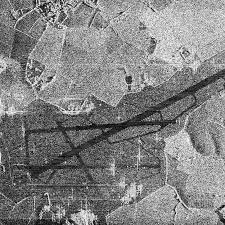
#> input picture Practice_3/sar_3.jpg, 225 x 225 px
$ jupyter execute DE_IP_2024_Task_3.ipynb
#> lines starting #> are read from the running program, lines starting #| are printed output that depends on the picture; after the words box and inside, x2 and y2 are one past the last pixel; in counts of white or black regions, pixels touching at a corner belong together
[cell 1]
#Импорты и функции

import numpy as np
import cv2
import matplotlib.pyplot as plt
import math
from copy import deepcopy

# Функция для обрезки линии в границы изображения
def clip_line_to_image(pt1, pt2, img_shape):
    h, w = img_shape[:2]
    ret, clipped_pt1, clipped_pt2 = cv2.clipLine((0, 0, w, h), pt1, pt2)
    if ret:
        return clipped_pt1, clipped_pt2
    else:
        return pt1, pt2

[cell 2]
# Загрузка изображения и предобработка
image = cv2.imread('sar_3.jpg')
#> image is the input picture: shape (225, 225, 3); min 0, max 255, mean 130.6
image_gray = cv2.cvtColor(image, cv2.COLOR_BGR2GRAY)

# Размытие для снижения шума
blurred = cv2.GaussianBlur(image_gray, (7, 7), 0)

plt.figure(figsize=(6,6))
plt.imshow(blurred, cmap='gray')
plt.title("Исходное изображение с небольшим шумом")
plt.axis('off')
plt.show()

[cell 3]
# бинаризация

plt.figure(figsize=(18, 5))

# 1. Точечная бинаризация
T_value = 80
binary_manual = deepcopy(blurred)
binary_manual[blurred < T_value] = 0
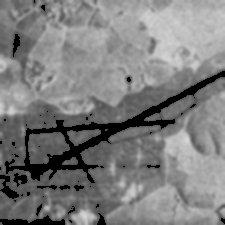
#> binary_manual: shape (225, 225); min 0, max 217, mean 125.3
binary_manual[blurred >= T_value] = 255
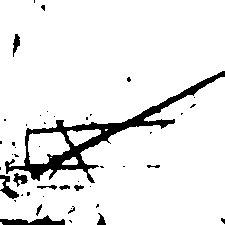
#> binary_manual: shape (225, 225); 91.7% white; 46 black regions (34 under 20 px), largest, box (x1, y1, x2, y2) and area: (5, 71, 225, 183) 3064, (0, 215, 65, 225) 345, (0, 175, 19, 199) 189
plt.subplot(1,4,1)
plt.imshow(binary_manual, cmap='gray')
plt.title(f"Точечная бинаризация (T={T_value})")
plt.axis('off')

# 2. Бинаризация по Отсу
_, binary_otsu = cv2.threshold(blurred, 0, 255, cv2.THRESH_BINARY_INV + cv2.THRESH_OTSU)
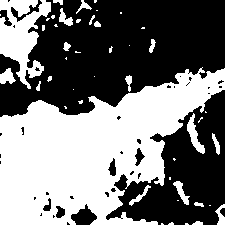
#> binary_otsu: shape (225, 225); 46.4% white; 47 white regions (27 under 20 px), largest, box (x1, y1, x2, y2) and area: (0, 67, 225, 225) 19494, (0, 0, 51, 89) 2358, (187, 113, 205, 154) 277
plt.subplot(1,4,2)
plt.imshow(binary_otsu, cmap='gray')
plt.title("Метод Отсу")
plt.axis('off')

# 3. Адаптивная бинаризация
binary_adaptive = cv2.adaptiveThreshold(
    blurred, 255, cv2.ADAPTIVE_THRESH_GAUSSIAN_C,
    cv2.THRESH_BINARY_INV, 51, 10
)
#> binary_adaptive: shape (225, 225); 23.4% white; 179 white regions (109 under 20 px), largest, box (x1, y1, x2, y2) and area: (0, 69, 225, 196) 3618, (129, 140, 165, 207) 571, (10, 32, 37, 90) 557
plt.subplot(1,4,3)
plt.imshow(binary_adaptive, cmap='gray')
plt.title("Адаптивная бинаризация")
plt.axis('off')

# 4. Финальный выбор: адаптивная бинаризация + морфология
kernel = np.ones((3,3), np.uint8)
binary_clean = cv2.morphologyEx(binary_adaptive, cv2.MORPH_OPEN, kernel)
#> binary_clean: shape (225, 225); 20.5% white; 126 white regions (47 under 20 px), largest, box (x1, y1, x2, y2) and area: (25, 69, 225, 178) 2403, (11, 32, 36, 89) 549, (89, 200, 121, 225) 366
binary_clean = cv2.morphologyEx(binary_clean, cv2.MORPH_CLOSE, kernel)
#> binary_clean: shape (225, 225); 20.9% white; 106 white regions (38 under 20 px), largest, box (x1, y1, x2, y2) and area: (0, 69, 225, 178) 3306, (11, 32, 36, 89) 567, (89, 200, 121, 225) 370
plt.subplot(1,4,4)
plt.imshow(binary_clean, cmap='gray')
plt.title("После морфологической очистки")
plt.axis('off')

plt.tight_layout()
plt.show()

[cell 4]
# Детекция границ и преобразование Хафа

edges = cv2.Canny(binary_clean, 50, 150)
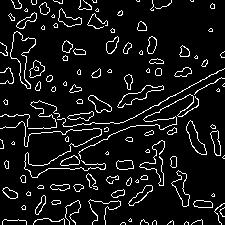
#> edges: shape (225, 225); 8.4% white in thin lines or dots

# HoughLines (классический)
lines_basic = cv2.HoughLines(edges, 1, np.pi/180, 120)
#> lines_basic = [[165, 1.08]]

# HoughLinesP (вероятностный)
lines_prob = cv2.HoughLinesP(edges, 1, np.pi/180, threshold=50, minLineLength=50, maxLineGap=20)
#> lines_prob = [[20, 177, 224, 68], [4, 192, 221, 77], [25, 134, 192, 122], [25, 128, 120, 122], [25, 85, 25, 9], [114, 123, 218, 132], [48, 168, 161, 168], [3, 220, 221, 224]]

# Визуализация всех линий и поиск самой длинной
image_hough = cv2.cvtColor(image_gray, cv2.COLOR_GRAY2BGR)
max_length_basic = 0
longest_line_basic = None

if lines_basic is not None:
    for i in range(len(lines_basic)):
        rho, theta = lines_basic[i][0]
        a = math.cos(theta)
        b = math.sin(theta)
        x0 = a*rho
        y0 = b*rho
        pt1 = (int(x0 + 1000*(-b)), int(y0 + 1000*(a)))
        pt2 = (int(x0 - 1000*(-b)), int(y0 - 1000*(a)))
        pt1, pt2 = clip_line_to_image(pt1, pt2, image.shape)
        length = np.sqrt((pt2[0]-pt1[0])**2 + (pt2[1]-pt1[1])**2)
        if length > max_length_basic:
            max_length_basic = length
            longest_line_basic = (pt1, pt2)
        cv2.line(image_hough, pt1, pt2, (0,255,0), 1)
#> this loop made 1 pass
#> (rho, theta, a, b, x0, y0, h in clip_line_to_image, w in clip_line_to_image) on pass 1: (165, 1.08, 0.469, 0.883, 77.46, 145.7, 225, 225)
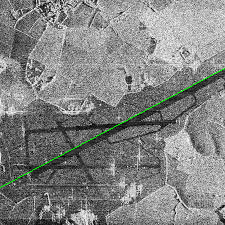
#> image_hough: shape (225, 225, 3); 0.44% of pixels changed, all inside (x1, y1, x2, y2) = (0, 68, 225, 188)
#> after the loop, max_length_basic = 253.6

# Вероятностный Хафф: самая длинная линия
max_length_prob = 0
longest_line_prob = None
image_hough_prob = image.copy()
if lines_prob is not None:
    for line in lines_prob:
        x1, y1, x2, y2 = line[0]
        length = np.sqrt((x2-x1)**2 + (y2-y1)**2)
        if length > max_length_prob:
            max_length_prob = length
            longest_line_prob = line
        cv2.line(image_hough_prob, (x1,y1), (x2,y2), (0,255,0), 1)
#> this loop made 8 passes
#> (x1, y1, x2, y2, length, max_length_prob) on passes 1 to 2: (20, 177, 224, 68, 231.3, 231.3), (4, 192, 221, 77, 245.6, 245.6)
#> (x1, y1, x2, y2, length) on passes 3 to 8: (25, 134, 192, 122, 167.4), (25, 128, 120, 122, 95.19), (25, 85, 25, 9, 76), (114, 123, 218, 132, 104.4), (48, 168, 161, 168, 113), (3, 220, 221, 224, 218)
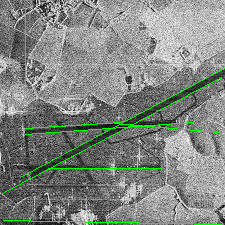
#> image_hough_prob: shape (225, 225, 3); 2.36% of pixels changed, all inside (x1, y1, x2, y2) = (3, 9, 225, 225)
#> after the loop, max_length_prob = 245.6

# Отметим самую длинную линию красным
if longest_line_basic is not None:
    cv2.line(image_hough, longest_line_basic[0], longest_line_basic[1], (0,0,255), 3)
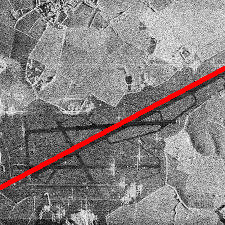
#> image_hough: shape (225, 225, 3); 2.47% of pixels changed, all inside (x1, y1, x2, y2) = (0, 66, 225, 190)
if longest_line_prob is not None:
    x1,y1,x2,y2 = longest_line_prob[0]
#> x1 = 4; y1 = 192; y2 = 77
    cv2.line(image_hough_prob, (x1,y1), (x2,y2), (0,0,255), 3)
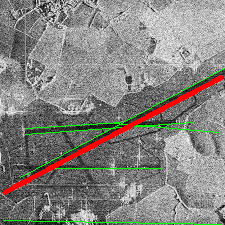
#> image_hough_prob: shape (225, 225, 3); 2.43% of pixels changed, all inside (x1, y1, x2, y2) = (2, 75, 224, 195)

[cell 5]
# Поиск протяженного участка через контуры
contours, _ = cv2.findContours(binary_clean, cv2.RETR_EXTERNAL, cv2.CHAIN_APPROX_SIMPLE)
#> contours = 106 contours, 53 with area under 20; largest, box (x1, y1, x2, y2) and area: (0, 69, 225, 178) 2935, (11, 32, 36, 89) 492, (89, 200, 121, 225) 314, (140, 141, 165, 186) 280, (118, 86, 164, 108) 250
max_contour_length = 0
longest_contour = None
for cnt in contours:
    length = cv2.arcLength(cnt, False)
    if length > max_contour_length:
        max_contour_length = length
        longest_contour = cnt
#> this loop made 106 passes
#> (length, max_contour_length, longest_contour) on pass 1: (6, 6, [[121, 223], [121, 224], [125, 224], [125, 223]])
#> (length, max_contour_length) on passes 2, 3, 5, 7, 9, 13: (7.41, 7.41), (12.83, 12.83), (24.24, 24.24), (50.24, 50.24), (63.73, 63.73), (73.28, 73.28)
#> after the loop, longest_contour = contour of 490 points, box (x1, y1, x2, y2) (0, 69, 225, 178), area 2935; max_contour_length = 1162.2

image_contour = image.copy()
if longest_contour is not None:
    cv2.drawContours(image_contour, [longest_contour], -1, (0,0,255), 3)
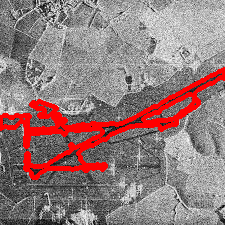
#> image_contour: shape (225, 225, 3); 9.24% of pixels changed, all inside (x1, y1, x2, y2) = (0, 67, 225, 180)

[cell 6]
# Б Визуализация

plt.figure(figsize=(18,5))

plt.subplot(1,3,1)
plt.imshow(cv2.cvtColor(image_contour, cv2.COLOR_BGR2RGB))
plt.title("Самый длинный контур (точная дорога)")
plt.axis('off')

plt.subplot(1,3,2)
plt.imshow(cv2.cvtColor(image_hough, cv2.COLOR_BGR2RGB))
plt.title(f"Классический Хафф (max {max_length_basic:.1f} px)")
plt.axis('off')

plt.subplot(1,3,3)
plt.imshow(cv2.cvtColor(image_hough_prob, cv2.COLOR_BGR2RGB))
plt.title(f"Вероятностный Хафф (max {max_length_prob:.1f} px)")
plt.axis('off')

plt.tight_layout()
plt.show()
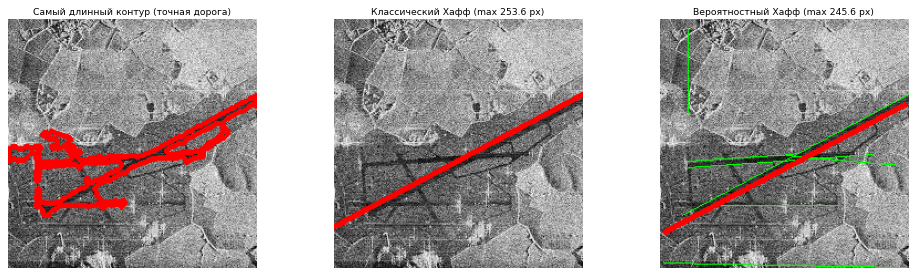
#> figure drawn by matplotlib, 3 panels

[cell 7]
#  Сравнительный анализ

print("=== СРАВНЕНИЕ ДЛИН ЛИНИЙ И КОНТУРОВ ===")
print(f"Длина самого длинного контура: {max_contour_length:.1f} px")
#| Длина самого длинного контура: 1162.2 px
print(f"Длина самой длинной линии классического Хаффа: {max_length_basic:.1f} px")
#| Длина самой длинной линии классического Хаффа: 253.6 px
print(f"Длина самой длинной линии вероятностного Хаффа: {max_length_prob:.1f} px")
#| Длина самой длинной линии вероятностного Хаффа: 245.6 px

# Сравнение методов бинаризации по проценту пикселей дороги
methods = {
    "Точечная бинаризация": binary_manual,
    "Метод Отсу": binary_otsu,
    "Адаптивная": binary_adaptive
}

print("\n=== АНАЛИЗ БИНАРИЗАЦИИ ===")
for name, img_bin in methods.items():
    road_pixels = np.sum(img_bin > 0)
    total_pixels = img_bin.size
    perc = road_pixels / total_pixels * 100
    print(f"{name}: {perc:.1f}% пикселей дороги")
#> this loop made 3 passes
#> (name, road_pixels, perc) on passes 1 to 3: ('Точечная бинаризация', 46405, 91.66), ('Метод Отсу', 23501, 46.42), ('Адаптивная', 11844, 23.4)
#| Точечная бинаризация: 91.7% пикселей дороги
#| Метод Отсу: 46.4% пикселей дороги
#| Адаптивная: 23.4% пикселей дороги

$ run again, with Practice_3/sar_0.jpg copied over Practice_3/sar_3.jpg
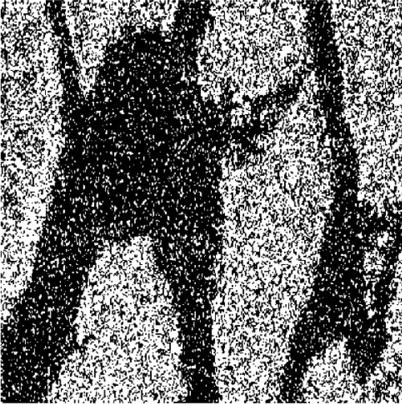
#> input picture Practice_3/sar_0.jpg, 402 x 404 px
#> image is the input picture: shape (404, 402, 3); min 0, max 255, mean 108.3
#> binary_otsu: shape (404, 402); 48.6% white; 403 white regions (302 under 20 px), largest, box (x1, y1, x2, y2) and area: (0, 0, 402, 404) 71787, (373, 366, 402, 401) 364, (14, 19, 41, 57) 267
#> binary_adaptive: shape (404, 402); 44% white; 448 white regions (236 under 20 px), largest, box (x1, y1, x2, y2) and area: (0, 0, 310, 404) 31989, (275, 0, 402, 404) 13901, (271, 152, 323, 203) 734
#> edges: shape (404, 402); 14.6% white in thin lines or dots
#> lines_basic = [[1, 2.36], [281, 0.785], [262, 0.785], [264, 0.785], [315, 0.785], [-13, 2.36], [47, 2.36], [226, 0.785], [288, 0.785], [293, 0.785], [6, 2.36], [30, 2.36]]
#> lines_prob = 345 rows, first 6: [135, 310, 396, 49], [72, 2, 399, 329], [3, 395, 125, 273], [14, 81, 158, 225], [4, 47, 293, 336], [17, 394, 219, 192]
#> the loop `for i in range(len(lines_basic)):` made 12 passes
#> (rho, theta, a, x0, y0, length, max_length_basic, longest_line_basic) on pass 1: (1, 2.36, -0.707, -0.707, 0.707, 567.1, 567.1, ((0, 1), (401, 402)))
#> after the loop `for i in range(len(lines_basic)):`: max_length_basic = 567.1
#> the loop `for line in lines_prob:` made 345 passes
#> (x1, y1, x2, y2, length, max_length_prob) on passes 1, 2, 8, 15: (135, 310, 396, 49, 369.1, 369.1), (72, 2, 399, 329, 462.4, 462.4), (19, 1, 362, 344, 485.1, 485.1), (3, 370, 366, 7, 513.4, 513.4)
#> after the loop `for line in lines_prob:`: max_length_prob = 513.4
#> `x1,y1,x2,y2 = longest_line_prob[0]`: x1 = 3; y1 = 370; x2 = 366; y2 = 7
#> `cv2.line(image_hough_prob, (x1,y1), (x2,y2), (0,0,255), 3)`:
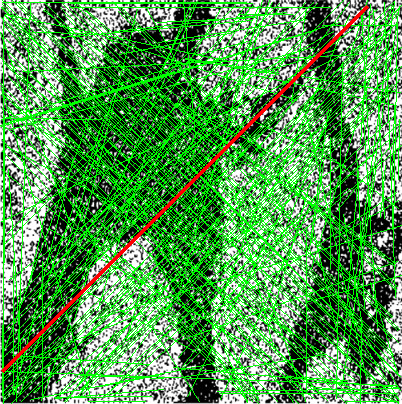
#> image_hough_prob: shape (404, 402, 3); mean B, G, R 78, 154.3, 80.8
#> contours = 321 contours, 134 with area under 20; largest, box (x1, y1, x2, y2) and area: (131, 0, 402, 404) 18574, (0, 170, 104, 404) 10385, (147, 152, 228, 404) 6000, (93, 0, 215, 113) 3436, (43, 0, 133, 175) 3256
#> the loop `for cnt in contours:` made 321 passes
#> (length, max_contour_length) on passes 1, 2, 3, 6, 12, 48, 151, 161: (18.83, 18.83), (22.49, 22.49), (33.31, 33.31), (60.63, 60.63), (243.6, 243.6), (255.4, 255.4), (759.2, 759.2), (1189, 1189)
#> after the loop `for cnt in contours:`: longest_contour = contour of 1898 points, box (x1, y1, x2, y2) (131, 0, 402, 404), area 18574; max_contour_length = 4647.1
#> image_contour: shape (404, 402, 3); 11.56% of pixels changed, all inside (x1, y1, x2, y2) = (129, 0, 402, 404)
#> `plt.show()`:
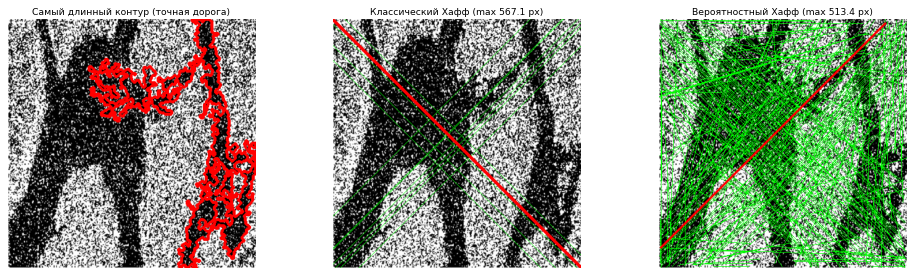
#> figure drawn by matplotlib, 3 panels
#| Длина самого длинного контура: 4647.1 px
#| Длина самой длинной линии классического Хаффа: 567.1 px
#| Длина самой длинной линии вероятностного Хаффа: 513.4 px
#> the loop `for name, img_bin in methods.items():` made 3 passes
#> (name, road_pixels, perc) on passes 1 to 3: ('Точечная бинаризация', 96133, 59.19), ('Метод Отсу', 78985, 48.63), ('Адаптивная', 71390, 43.96)
#> (printed output is left out)
